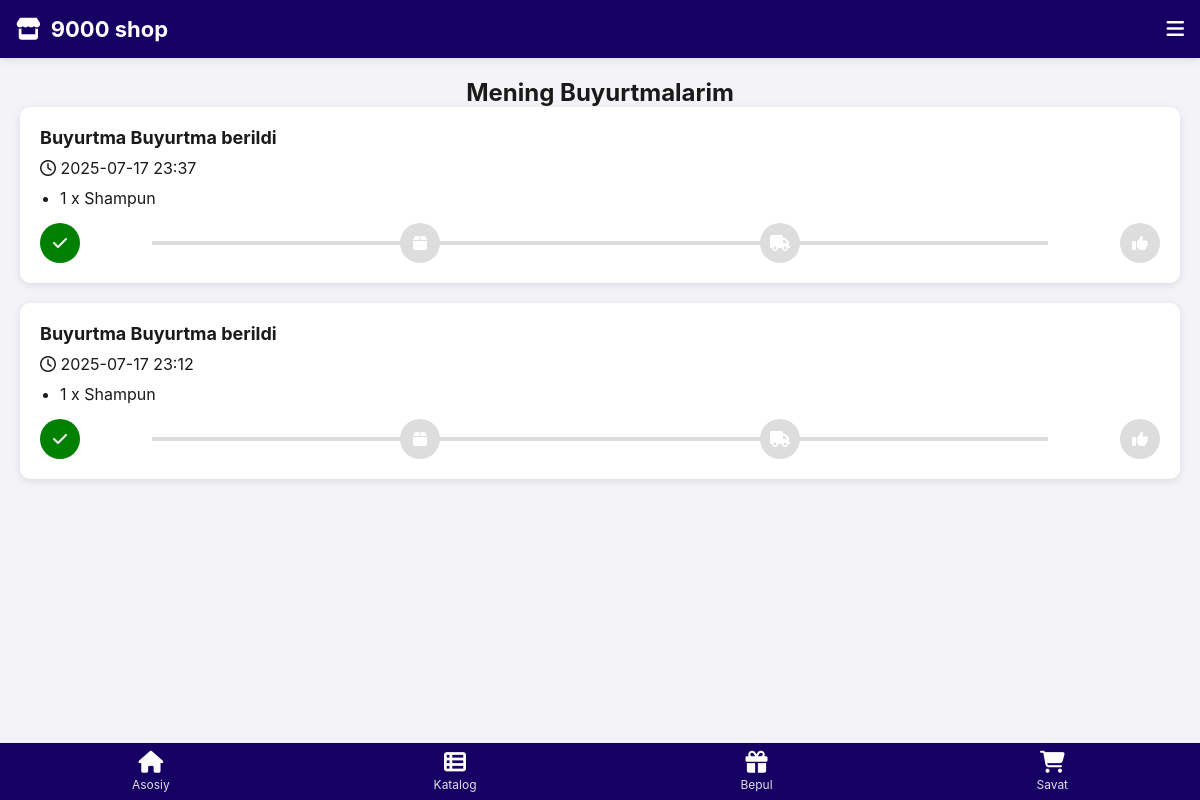
Before: /my-orders/ with the older database file.
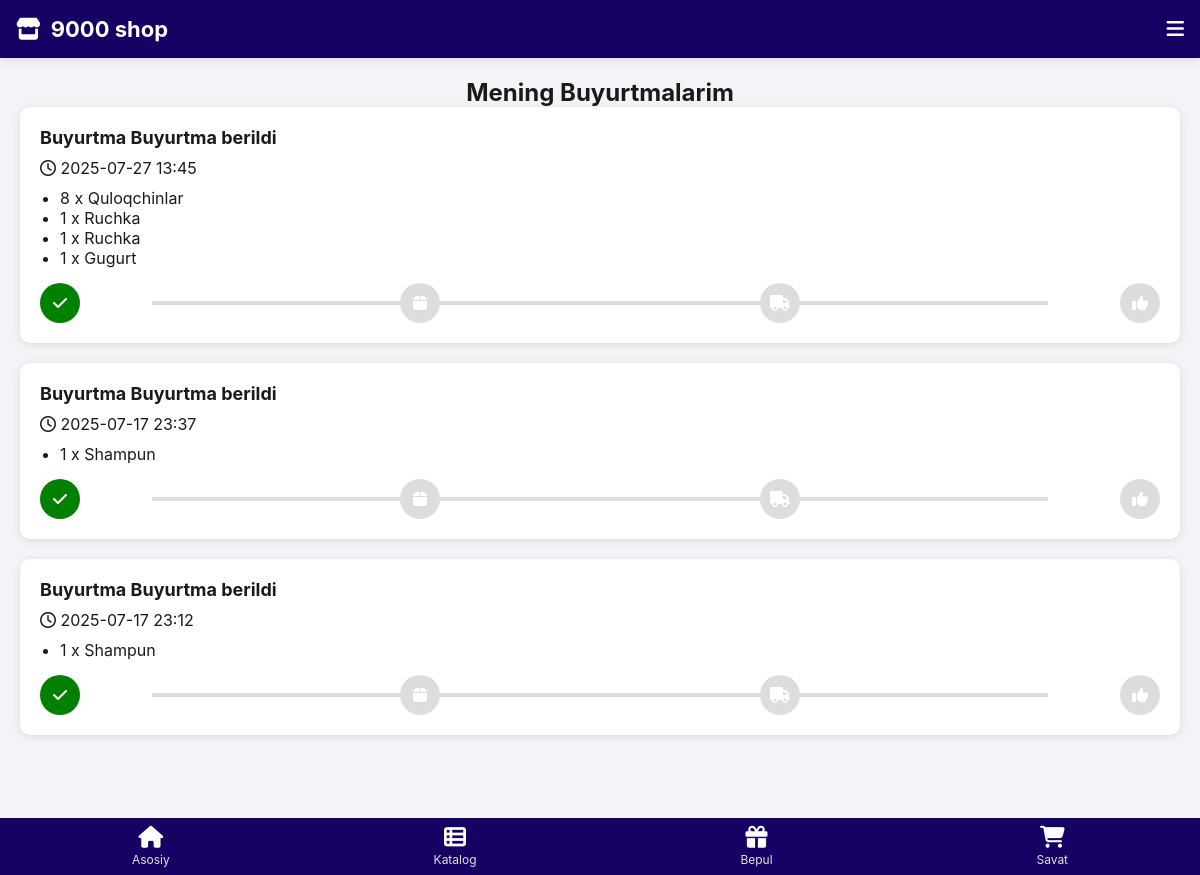
After: the same page with the newer database file.
### main/models.py (models this page shows, shortened)
class Order(models.Model):
    PAYMENT_CHOICES = (
        ('oldindan', "Oldindan to‘lov"),
        ('olgandan', "Olgandan so‘ng to‘lov"),
    )
    STATUS_CHOICES = [
        ('ordered', 'Buyurtma berildi'),
        ('preparing', 'Tayyorlanmoqda'),
        ('shipped', 'Yuborildi'),
        ('delivered', 'Yetib keldi'),
        ('done', 'Yakunlandi'),
    ]
    full_name = models.CharField(max_length=200)
    phone = models.CharField(max_length=20)
    address = models.TextField()
    payment_type = models.CharField(max_length=20, choices=PAYMENT_CHOICES)
    total_price = models.DecimalField(max_digits=10, decimal_places=2)
    created_at = models.DateTimeField(auto_now_add=True)
    session_key = models.CharField(max_length=40, null=True, blank=True)  # 🔥 YANGI
    status = models.CharField(
        max_length=20,
        choices=STATUS_CHOICES,
        default='ordered'
    )

class OrderItem(models.Model):
    order = models.ForeignKey(Order, related_name='items', on_delete=models.CASCADE)
    product = models.ForeignKey(Product, on_delete=models.PROTECT)
    quantity = models.PositiveIntegerField()
    price = models.DecimalField(max_digits=10, decimal_places=2)

class Product(models.Model):
    category = models.ForeignKey(Category, on_delete=models.CASCADE, related_name='products')
    title = models.CharField(max_length=200)
    image = models.ImageField(upload_to='products/')
    old_price = models.DecimalField(max_digits=10, decimal_places=2)  # eski narx
    price = models.DecimalField(max_digits=10, decimal_places=2)      # yangi narx (aksiya narxi)
    created_at = models.DateTimeField(auto_now_add=True)
    is_free = models.BooleanField(default=False)

### main/views.py (the view)
# urls.py: path('my-orders/', my_orders_view, name='my_orders'),
def my_orders_view(request):
    if not request.session.session_key:
        request.session.create()
    orders = Order.objects.filter(session_key=request.session.session_key).order_by('-created_at')
    return render(request, 'sidebar/my_orders.html', {'orders': orders})

### templates/sidebar/my_orders.html (shortened to what this page needs)
<!DOCTYPE html>
<html lang="uz">
<head>
  <link rel="stylesheet" href="https://cdnjs.cloudflare.com/ajax/libs/font-awesome/6.4.0/css/all.min.css">
</head>
<body>
  <header>
    <h1><i class="fas fa-store"></i> 9000 shop</h1>
    <i class="fas fa-bars sidebar-toggle" onclick="toggleSidebar()"></i>
  </header>
  <div class="container">
    <h2 style="text-align: center;">Mening Buyurtmalarim</h2>
    {% for order in orders %}
    <div class="order-card" id="order-{{ order.id }}">
      <h3>Buyurtma  {{ order.get_status_display }}</h3>
      <p><i class="fa-regular fa-clock"></i> {{ order.created_at|date:"Y-m-d H:i" }}</p>
      <ul>
        {% for item in order.items.all %}
          <li>{{ item.quantity }} x {{ item.product.title }}</li>
        {% endfor %}
      </ul>
      <div class="status-bar">
        <div class="status-step {% if order.status in 'ordered preparing shipped delivered done' %}completed{% endif %}">
          <i class="fas fa-check"></i>
        </div>
        <div class="status-step {% if order.status in 'preparing shipped delivered done' %}completed{% endif %}">
          <i class="fas fa-box"></i>
        </div>
        <div class="status-step {% if order.status in 'shipped delivered done' %}completed{% endif %}">
          <i class="fas fa-truck"></i>
        </div>
        <div id="order-{{ order.id }}" class="status-step {% if order.status == 'delivered' %}active{% elif order.status == 'done' %}completed{% endif %}" onclick="confirmReceived({{ order.id }})">
          <i class="fas fa-thumbs-up"></i>
        </div>
      </div>
    </div>
    {% empty %}
      <p style="text-align: center;">Sizda hali buyurtmalar yo‘q.</p>
    {% endfor %}
  </div>
  <footer>
    <a href="/"><i class="fas fa-home"></i><span>Asosiy</span></a>
    <a href="/"><i class="fas fa-th-list"></i><span>Katalog</span></a>
    <a href="/free/"><i class="fas fa-gift"></i><span>Bepul</span></a>
    <a href="/cart/"><i class="fas fa-shopping-cart"></i><span>Savat</span></a>
  </footer>
</body>
</html>

Changed rows visible on the page:
added Order: status "Buyurtma berildi", created_at "2025-07-27 13:45"
added OrderItem: quantity "8", product "Quloqchinlar", shown under "Buyurtma berildi"
added OrderItem: quantity "1", product "Ruchka", shown under "Buyurtma berildi"
added OrderItem: quantity "1", product "Ruchka", shown under "Buyurtma berildi"
added OrderItem: quantity "1", product "Gugurt", shown under "Buyurtma berildi"
